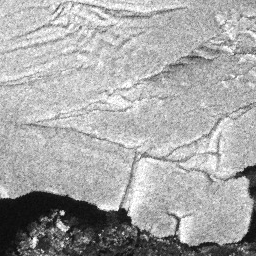
%> input picture SAR_Change_Detection_CWNN-master/pic/Sulzberger1_1.bmp, 256 x 256 px
$ octave Fig_sulz_CWNN.m   (GNU Octave 9; MATLAB toolbox functions it lacks are replaced by stand-ins)
%> lines starting %> are read from the running program, lines starting %| are printed output that depends on the picture; in (x1, y1, x2, y2) boxes, pixels count from 0 and x2, y2 are one past the last pixel; in counts of white or black regions, pixels touching at a corner belong together; the program's own positions count from 1
### SAR_Change_Detection_CWNN-master/di_gen.m

%% convert it to log-ratio operator
function im_di = di_gen(im1, im2)
    im1 = srad( im1, 0.15, 1, 1, 1, 5 );
    im2 = srad( im2, 0.15, 1, 1, 1, 5 );
    im_di = abs(log( (im1+1) ./ (im2+1) ));
    im_di = srad( im_di, 0.15, 1, 1, 1, 5 );
end


function im = srad( im,delta_t,q0,rho,option,ITER )
    for n = 1:ITER
        % padding elements avoid edges
        [m, n] = size(im);
        W = 1;
        X = zeros(m+2*W, n+2*W);
        X(W+1:m+W, W+1:n+W) = im;
        X(W+1:m+W, 1:W) = im(:, W:-1:1);
        X(W+1:m+W, n+W+1:n+2*W) = im(:, n:-1:n-(W-1));
        X(1:W, :) = X(2*W:-1:(W+1), :);
        X(m+(W+1):m+2*W, :) = X(m+W:-1:(m+1), :);
        im = X;
        % padding finished !!!!

        q0 = q0 * exp(-delta_t*rho);

        gradRxI = imfilter(im,[0 0 0;0 -1 1;0 0 0],'symmetric');
        gradRyI = imfilter(im,[0 1 0;0 -1 0;0 0 0],'symmetric');
        gradLxI = imfilter(im,[0 0 0;-1 1 0;0 0 0],'symmetric');
        gradLyI = imfilter(im,[0 0 0;0 1 0;0 -1 0],'symmetric');
        q1 = sqrt(gradRxI.^2+gradRyI.^2+gradLxI.^2+gradLyI.^2)./( im+1e-10 );
        q2 = 4*del2(im)./(im+1e-10);
        q = sqrt((1/2*(q1.^2)-1/16*(q2.^2))./((1+1/4*q2).^2+1e-10));

        if option == 1
            c = 1./(1+((q.^2-q0^2)/(q0^2*(1+q0^2))));
        elseif option == 2
            c = exp(-(q.^2-q0^2)/(q0^2*(1+q0^2)));
        else
            error('Unidentified option!(only 1 or 2 available)');
        end

        d = imfilter(c,[0 0 0;0 0 1;0 0 0],'symmetric').*...
            imfilter(im,[0 0 0;0 -1 1;0 0 0],'symmetric')+...
            imfilter(c,[0 0 0;0 1 0;0 0 0],'symmetric').*...
            imfilter(im,[0 0 0;1 -1 0;0 0 0],'symmetric')+...
            imfilter(c,[0 1 0;0 0 0;0 0 0],'symmetric').*...
            imfilter(im,[0 1 0;0 -1 0;0 0 0],'symmetric')+...
            imfilter(c,[0 0 0;0 1 0;0 0 0],'symmetric').*...
            imfilter(im,[0 0 0;0 -1 0;0 1 0],'symmetric');

        im = im+delta_t/4*d;

        im = im(2:end-1,2:end-1);
    end
end

### SAR_Change_Detection_CWNN-master/hclustering.m


function CM = hclustering(pixel_vector, Xd)

[ylen, xlen] = size(Xd);

% feature vectors are divided into three categories by using FCM

options = [2.0; 100; 1e-5; 0];

fprintf('... ... 1st round clustering ... ...\n');
[center,U,obj_fcn] = fcm(pixel_vector,2, options);

maxU = max(U);
index{1} = find(U(1,:) == maxU);
index{2} = find(U(2,:) == maxU);
if numel(index{1})<numel(index{2})
    ttr = numel(index{1})/(ylen*xlen)*1.25;
    ttl = numel(index{1})/(ylen*xlen)/1.10;
else
    ttr = numel(index{2})/(ylen*xlen)*1.25;
    ttl = numel(index{2})/(ylen*xlen)/1.10;
end

c_num = 5;
fprintf('... ... 2nd round clustering ... ...\n');
[center,U,obj_fcn] = fcm(pixel_vector,c_num, options);

Xdk =  zeros(ylen*xlen, 1);
CMk0 = zeros(ylen*xlen, 1);

Xdk = reshape(Xd, ylen*xlen, 1);

maxU = max(U);

for i = 1:c_num
    index{i} = find(U(i,:) == maxU);
end

for i = 1:c_num
    idx_mean(i) = mean(Xdk(index{i}));
end

[idx_mean, idx] = sort(idx_mean);

for i = 1:c_num
    idx_num(i) = numel(index{idx(i)});
end

CMk0(index{idx(c_num)}) = 0.0;
c = idx_num(c_num);
mid_lab = 0;

for i = 1:c_num-1
    c = c+idx_num(c_num-i);
    if c / (ylen*xlen) < ttl
       CMk0(index{idx(c_num-i)}) = 0.0;
    elseif c / (ylen*xlen) >= ttl && c / (ylen*xlen) < ttr
        CMk0(index{idx(c_num-i)}) = 0.5;
        mid_lab = 1;
    else
        if mid_lab == 0
            CMk0(index{idx(c_num-i)}) = 0.5;
            mid_lab = 1;
        else
            CMk0(index{idx(c_num-i)}) = 1;
        end
    end
end

CM = reshape(CMk0, ylen, xlen);

### SAR_Change_Detection_CWNN-master/Fig_sulz_CWNN.m
clear;
clc;
close all;
t1 = clock;
addpath('./Utils');
addpath('./cwnn');

PatSize = 7;
SamSize = 28;

fprintf(' ... ... read image file ... ... ... ....\n');
if 0
    im1   = imread('./pic/bern_1.bmp');
    im2   = imread('./pic/bern_2.bmp');
    im_gt = imread('./pic/bern_gt.bmp');
else

    im1   = imread('./pic/Sulzberger1_1.bmp');
%> im1 is the input picture: size 256x256x3 uint8; min 7, max 255, mean 168
    im2   = imread('./pic/Sulzberger1_2.bmp');
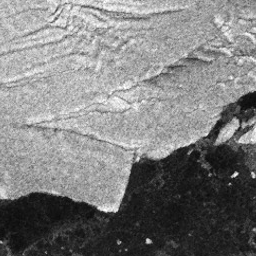
%> input picture SAR_Change_Detection_CWNN-master/pic/Sulzberger1_2.bmp, 256 x 256 px
%> im2 is the input picture: size 256x256x3 uint8; min 8, max 255, mean 126.3
    im_gt = imread('./pic/Sulzberger1_gt.bmp');
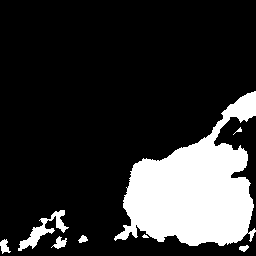
%> input picture SAR_Change_Detection_CWNN-master/pic/Sulzberger1_gt.bmp, 256 x 256 px
%> im_gt: size 256x256 uint8; 19.2% white; 8 white regions (1 under 20 px), largest, box (x1, y1, x2, y2) and area: (114, 91, 256, 246) 11713, (18, 210, 69, 251) 569, (51, 236, 67, 249) 102
end
fprintf(' ... ... read image file finished !!! !!!\n\n');

im1 = double(im1(:,:,1));
%> im1: size 256x256 double
im2 = double(im2(:,:,1));
%> im2: size 256x256 double
im_gt = double(im_gt(:,:,1));
[ylen, xlen] = size(im1);
%> ylen = 256; xlen = 256
im_di = di_gen(im1, im2);
%> after the loop in srad, `for n = 1:ITER`:
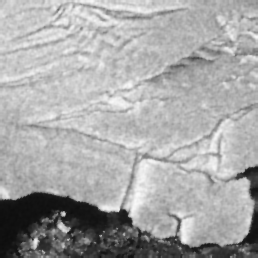
%> X: size 258x258 double; min 12.36, max 251.3, mean 167.5
%> after the loop in srad, `for n = 1:ITER`: q0 = 0.472
%> call 2 of srad, with delta_t = 0.15, q0 = 1, rho = 1, option = 1, ITER = 5
%> the loop in srad (call 2), `for n = 1:ITER` made 5 passes
%> pass 1, in srad (call 2), `gradLxI = imfilter(im,[0 0 0;-1 1 0;0 0 0],'symmetric');`:
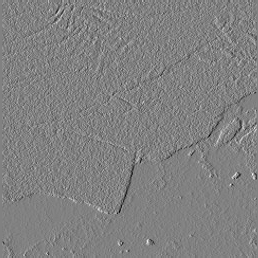
%> gradLxI: size 258x258 double; min -141, max 137, mean -0.1; mean of the top-left, top-right, bottom-left and bottom-right quarters 0, -0.3, -0.1, -0.1; drawn with min black and max white
%> after the loop in srad (call 2), `for n = 1:ITER`:
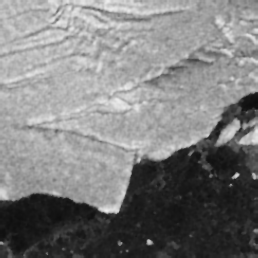
%> X: size 258x258 double; min 12.96, max 238, mean 126.2
%> after the loop in srad (call 2), `for n = 1:ITER`:
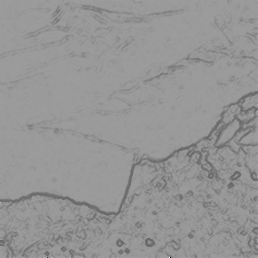
%> c: size 258x258 double; min -10.64, max 15.68, mean 4.8; drawn with min black and max white
%> call 3 of srad, with delta_t = 0.15, q0 = 1, rho = 1, option = 1, ITER = 5
%> after the loop in srad (call 3), `for n = 1:ITER`:
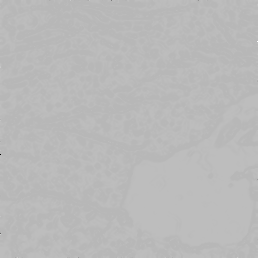
%> c: size 258x258 double; min -155.9, max 61.23, mean 2.7; drawn with min black and max white
pixel_vector = reshape(im_di, ylen*xlen, 1); % transfer to one column

fprintf('... ... clustering begin ... ...\n');
im_lab = hclustering(pixel_vector, im_di); %get the three types of classification
%> in hclustering, `[center,U,obj_fcn] = fcm(pixel_vector,2, options);`: center = [0.15; 1.63]; obj_fcn = [16793.8 9826.9 4130 2382.8 2235.9 2224.6 2223.7 2223.7 2223.7 2223.7 2223.7 2223.7]
%> in hclustering, `ttr = numel(index{2})/(ylen*xlen)*1.25;`: ttr = 0.256
%> in hclustering, `ttl = numel(index{2})/(ylen*xlen)/1.10;`: ttl = 0.186
%> the run ends on the next line
